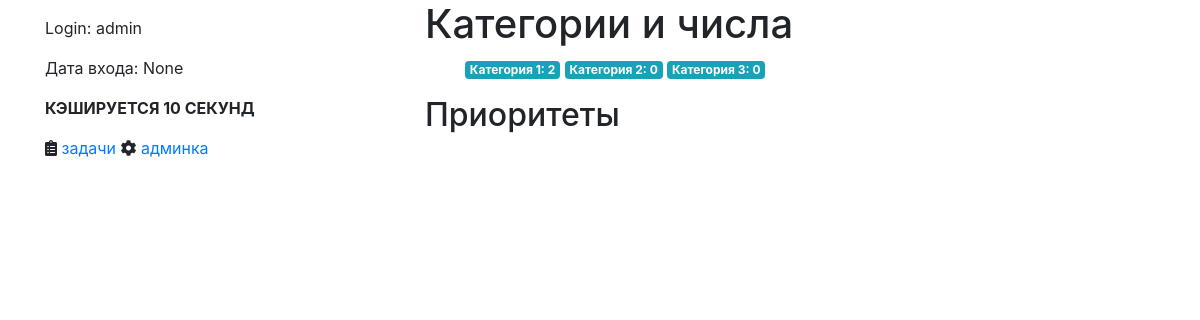
The app's page / (signed in), older data.
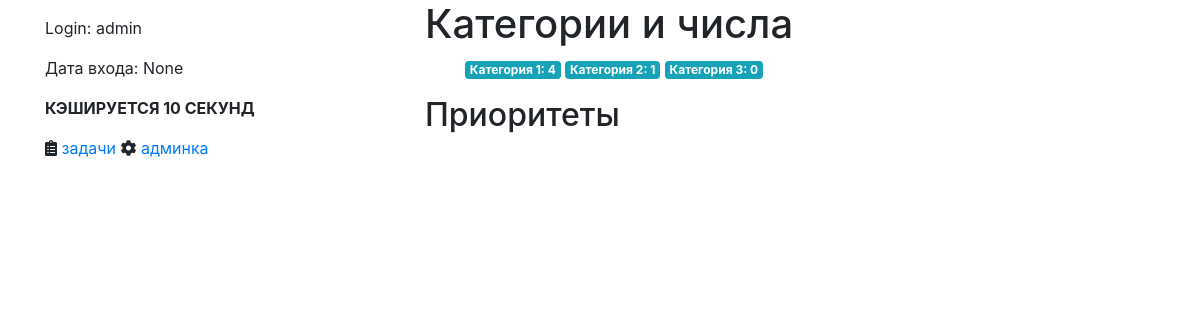
The same page, newer data.
### tasks/models.py (models this page shows, shortened)
class Category(models.Model):
    slug = models.CharField(max_length=128)
    name = models.CharField(max_length=256)
    todos_count = models.PositiveIntegerField(default=0)
    class Meta:
        verbose_name = 'Категория'
        verbose_name_plural = 'Категории'
    def __str__(self):
        return f'{self.name} ({self.slug})'

### tasks/views.py (the view)
# urls.py: path("", views.index, name="index"),
def index(request):
    if not cache.get('date_open'):
        cache.set('date_open', datetime.datetime.now().ctime(), 10)
    list = []
    dict = {}
    todoitems = TodoItem.objects.filter(owner=request.user).select_related()
    for item in todoitems:
        list.append(TodoItem.category.through.objects.filter(todoitem_id=item.id).prefetch_related()[0])
    category = Category.objects.all().select_related()
    for cat in category:
        dict[cat] = 0
        for i in list:
            if cat.id == i.category_id:
                dict[cat] += 1
    print(dict)
    return render(request, "tasks/index.html", {"category": dict, "priority": 'priority', "cache": cache.get('date_open')})

### tasks/templates/tasks/index.html (shortened to what this page needs)
{% extends "base.html" %}
{% load static %}
{% block main_content %}
  <h1>Категории и числа</h1>
  <ul>
  {% for cat, count in category.items %}
    <a href={% url "tasks:list_by_cat" cat.slug %}><span class="badge badge-info">{{ cat.name }}: {{ count }}</span></a>
  {% empty %}
    <li>Список задач по категориям пуст. Попробуйте добавить их из админки</li>
  {% endfor %}
  </ul>
    <h2>Приоритеты</h2>
{% endblock %}

### templates/base.html (shortened to what this page needs)
<html>
  <head>
    <link rel="stylesheet" href="https://maxcdn.bootstrapcdn.com/bootstrap/4.0.0/css/bootstrap.min.css">
  <link rel="stylesheet" href="https://use.fontawesome.com/releases/v5.7.0/css/all.css">
  </head>
  <body>
    <div class="container">
      <div class="row">
        <div class="side_bar col">
          {% block side_bar %}
            {% if user.is_authenticated %}
              <p>Login: {{ user.username }}</p>
              <p>Дата входа: {{ cache }}</p>
              <p><b>КЭШИРУЕТСЯ 10 СЕКУНД</b></p>
              <i class="fas fa-clipboard-list"></i>&nbsp;<a href="{% url "tasks:list" %}">задачи</a>
            {% endif %}
	    <i class="fas fa-cog"></i>&nbsp;<a href='{% url 'admin:index' %}'>админка</a>
          {% endblock %}
        </div>
            <div class="main_content col-8">
            {% if user.is_authenticated %}
              {% block main_content %}
              {% endblock %}
            {% else %}
                <h2>Войдите под своим логином и паролем</h2>
            {% endif %}
            </div>
      </div>
    </div>
  </body>
</html>

Row changes from the older to the newer data that the page shows:
changed Category "Категория 1": todos_count "2" → "4"
changed Category "Категория 2": todos_count "0" → "1"
